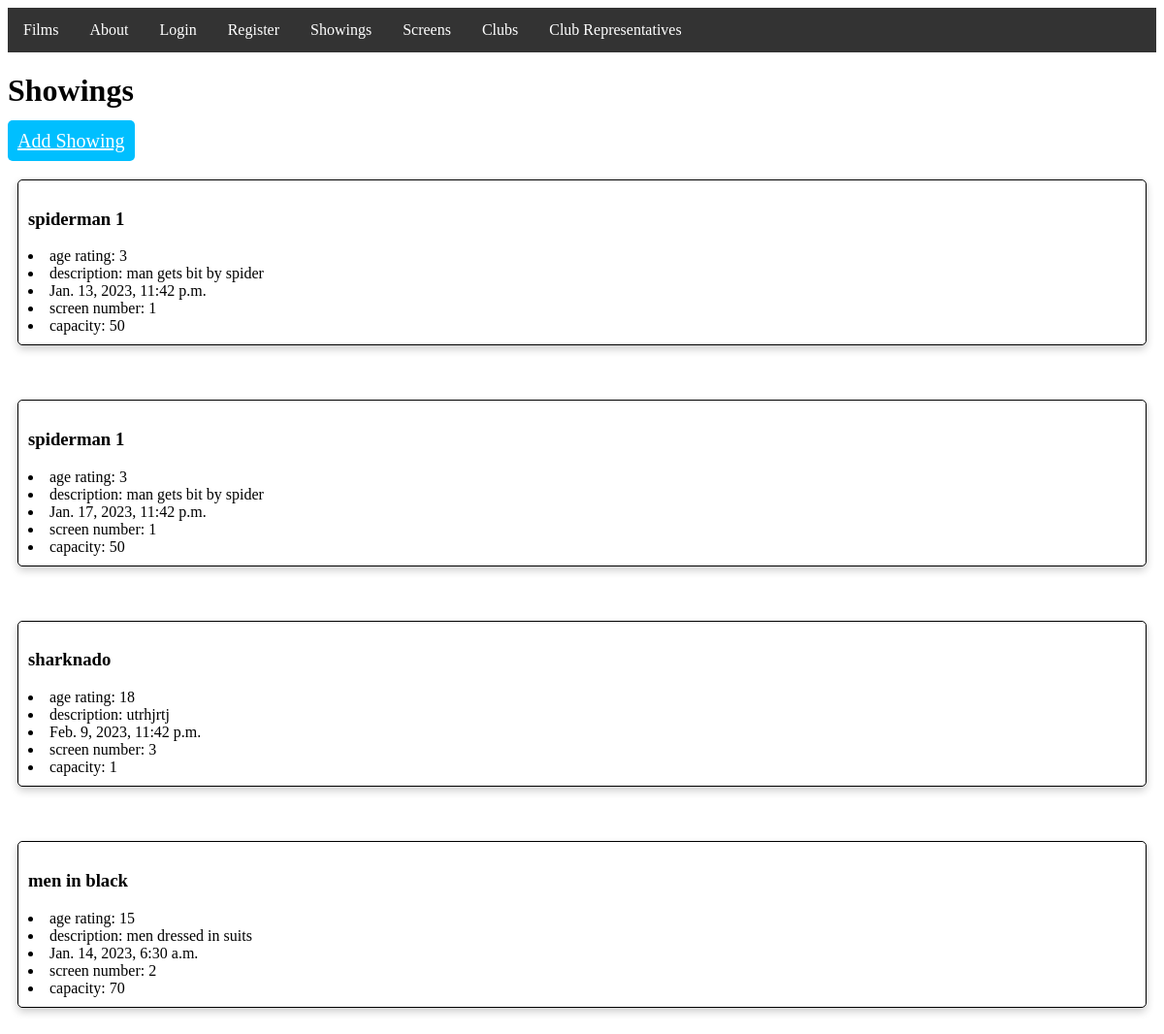
Page /showings on the committed database.
### UWEFlix/models.py (models this page shows, shortened)
class Showing(models.Model):
    film = models.ForeignKey(Film, on_delete=models.PROTECT)
    screen = models.ForeignKey(Screen, on_delete=models.PROTECT)
    time = models.DateTimeField()

class Film(models.Model):
    name = models.CharField(max_length=255)
    age_rating = models.PositiveSmallIntegerField()
    duration = models.DecimalField(max_digits=5, decimal_places=2)
    short_trailer_description = models.CharField(max_length=255)

class Screen(models.Model):
    screen_number = models.PositiveSmallIntegerField(unique=True)
    capacity = models.PositiveIntegerField()

### UWEFlix/views.py (the view)
# urls.py: path('showings', views.show_showings, name='showings'),
def show_showings(request):
    queryset = Showing.objects.all()
    return render(request, 'UWEFlix/showings.html', {
        'showings': list(queryset)
    })

### UWEFlix/templates/UWEFlix/showings.html (shortened to what this page needs)
{% extends 'UWEFlix/navbar.html' %}
{% block content %}
<html>
  <head>
    <link rel="stylesheet" href="/static/films.css">
  </head>
  <body>
    <h1>Showings</h1>
    <a href="{% url 'add_showing' %}" class="btn btn-primary add-film-btn">Add Showing</a>
    <br><br>
      {% for showing in showings %}
        <div class="film-box">
          <div>
            <h3>{{ showing.film.name }}</h3>
            <li>age rating: {{ showing.film.age_rating }}</li>
            <li>description: {{ showing.film.short_trailer_description }}</li>
            <li>{{ showing.time }}</li>
            <li>screen number: {{ showing.screen.screen_number }}</li>
            <li>capacity: {{ showing.screen.capacity }}</li>
          </div>
        </div>
          <br><br>
      {% endfor %}
  </body>
</html>
{% endblock %}

### UWEFlix/static/films.css (style rules this page uses)
.film-box { border: 1px solid black; padding: 10px; margin: 10px; box-shadow: 0 4px 8px 0 rgba(0, 0, 0, 0.2); transition: 0.3s; border-radius: 5px; background-color: white; }
.add-film-btn { background-color: #00bfff; color: white; padding: 10px; font-size: 20px; border-radius: 5px; }

### rows in the picture
Showing: film.name "spiderman 1", film.age_rating "3", film.short_trailer_description "man gets bit by spider", time "Jan. 13, 2023, 11:42 p.m.", screen.screen_number "1", screen.capacity "50"
Showing: film.name "spiderman 1", film.age_rating "3", film.short_trailer_description "man gets bit by spider", time "Jan. 17, 2023, 11:42 p.m.", screen.screen_number "1", screen.capacity "50"
Showing: film.name "sharknado", film.age_rating "18", film.short_trailer_description "utrhjrtj", time "Feb. 9, 2023, 11:42 p.m.", screen.screen_number "3", screen.capacity "1"
Showing: film.name "men in black", film.age_rating "15", film.short_trailer_description "men dressed in suits", time "Jan. 14, 2023, 6:30 a.m.", screen.screen_number "2", screen.capacity "70"
